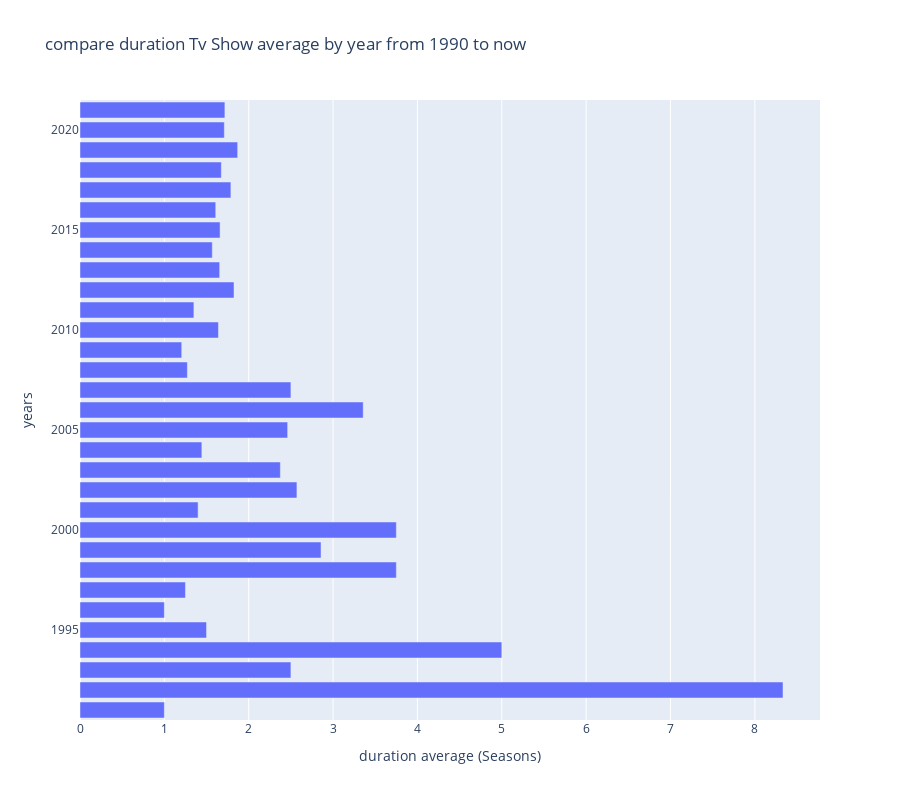

The notebook cell this image was saved under:
### Code cell
fig = px.bar(dfAvgTv, x="duration(int64)", y="release_year", orientation='h',height=800,labels={
                     "duration(int64)": "duration average (Seasons)",
                     "release_year": "years"
                    
                 }, title= "compare duration Tv Show average by year from 1990 to now" )
fig.show()

### Figure 1 — Plotly figure (JSON) as saved in the notebook; plotly's stock layout.template omitted (floating-point values rounded to 4 significant figures)
{"data": [{"alignmentgroup": "True", "hovertemplate": "duration average (Seasons)=%{x}<br>years=%{y}<extra></extra>", "legendgroup": "", "marker": {"color": "#636efa", "pattern": {"shape": ""}}, "name": "", "offsetgroup": "", "orientation": "h", "showlegend": false, "textposition": "auto", "type": "bar", "x": [1, 8.333, 2.5, 5, 1.5, 1, 1.25, 3.75, 2.857, 3.75, 1.4, 2.571, 2.375, 1.444, 2.462, 3.357, 2.5, 1.273, 1.206, 1.641, 1.35, 1.825, 1.656, 1.568, 1.66, 1.609, 1.789, 1.675, 1.869, 1.711, 1.717], "xaxis": "x", "y": [1991, 1992, 1993, 1994, 1995, 1996, 1997, 1998, 1999, 2000, 2001, 2002, 2003, 2004, 2005, 2006, 2007, 2008, 2009, 2010, 2011, 2012, 2013, 2014, 2015, 2016, 2017, 2018, 2019, 2020, 2021], "yaxis": "y"}], "layout": {"barmode": "relative", "height": 800, "legend": {"tracegroupgap": 0}, "title": {"text": "compare duration Tv Show average by year from 1990 to now"}, "xaxis": {"anchor": "y", "domain": [0, 1], "title": {"text": "duration average (Seasons)"}}, "yaxis": {"anchor": "x", "domain": [0, 1], "title": {"text": "years"}}}}
